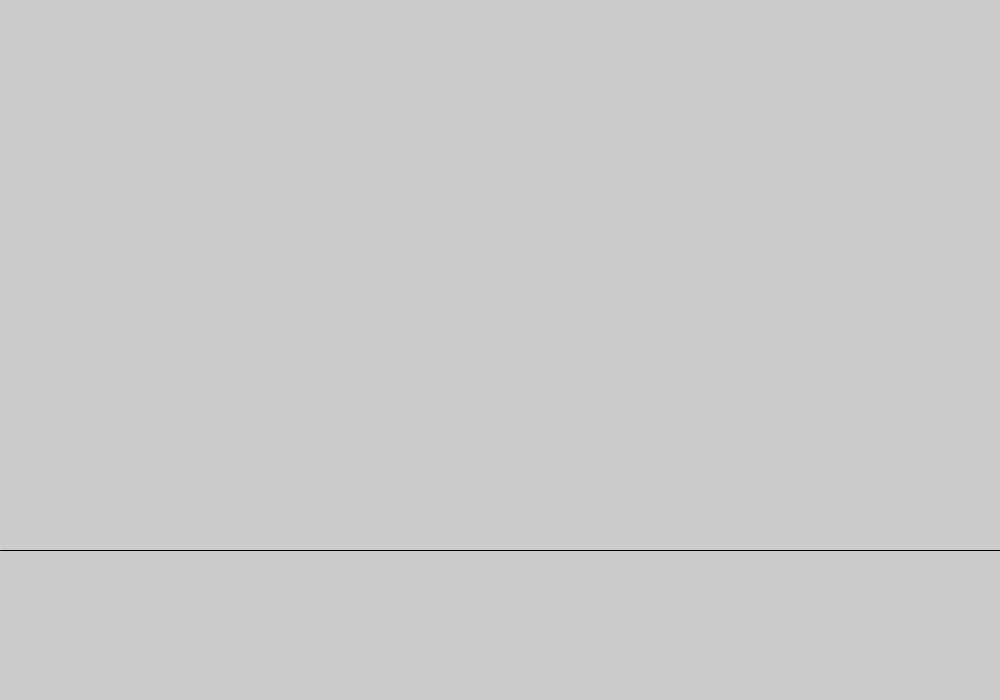
Frame 1 (no input)
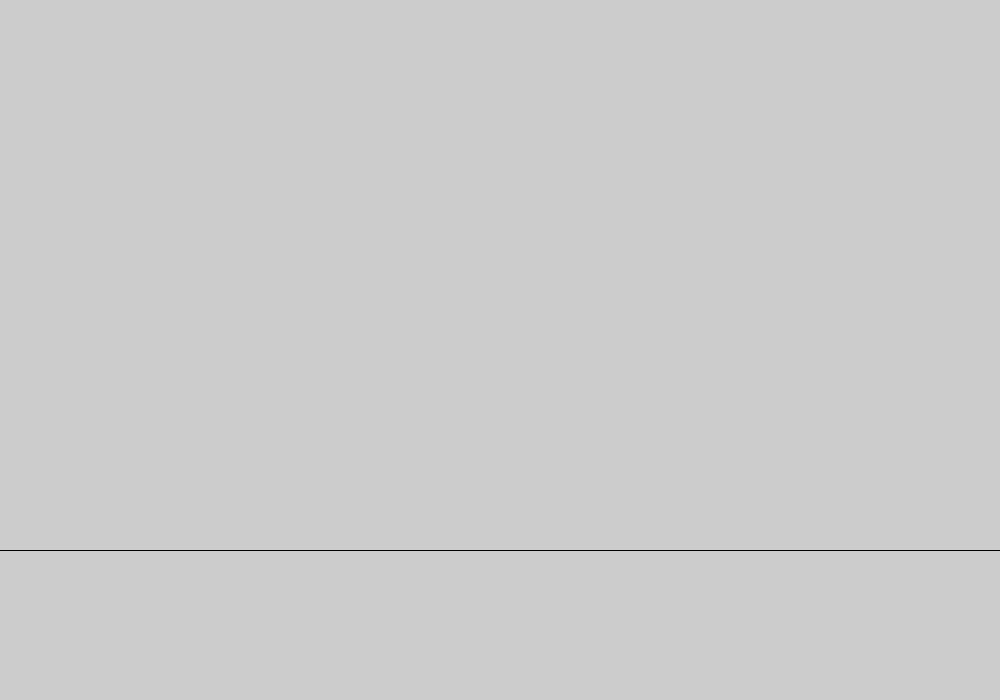
Frame 60 (the mouse pressed at the canvas centre just before this capture)
Frame 120 (the mouse held since frame 60 and released just before this capture): identical to frame 60, image omitted

The Processing sketch that drew these frames (run headless with seeded random() and noise(); from frame 60 on, the mouse is pressed at the canvas centre):

// Processing sketch: Geometry_Dash
// ── Geometry_Dash.pde
float minX = 0;
float maxX;
float groundY = 550;
void setup(){
  size(1000,700); 
  maxX = width*5;
}
void draw(){
  line(minX,groundY,maxX,groundY);
}
